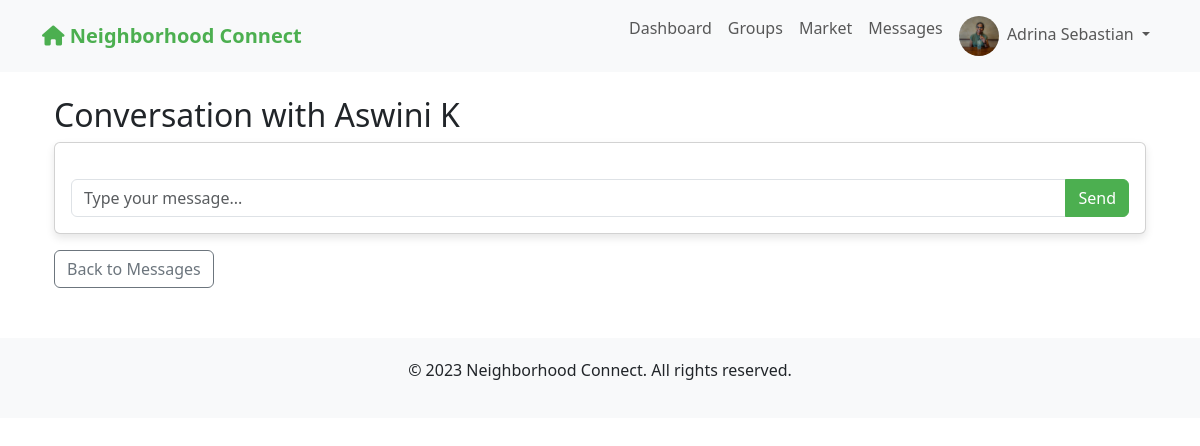
Before: /messages/5 (signed in) with the older database file.
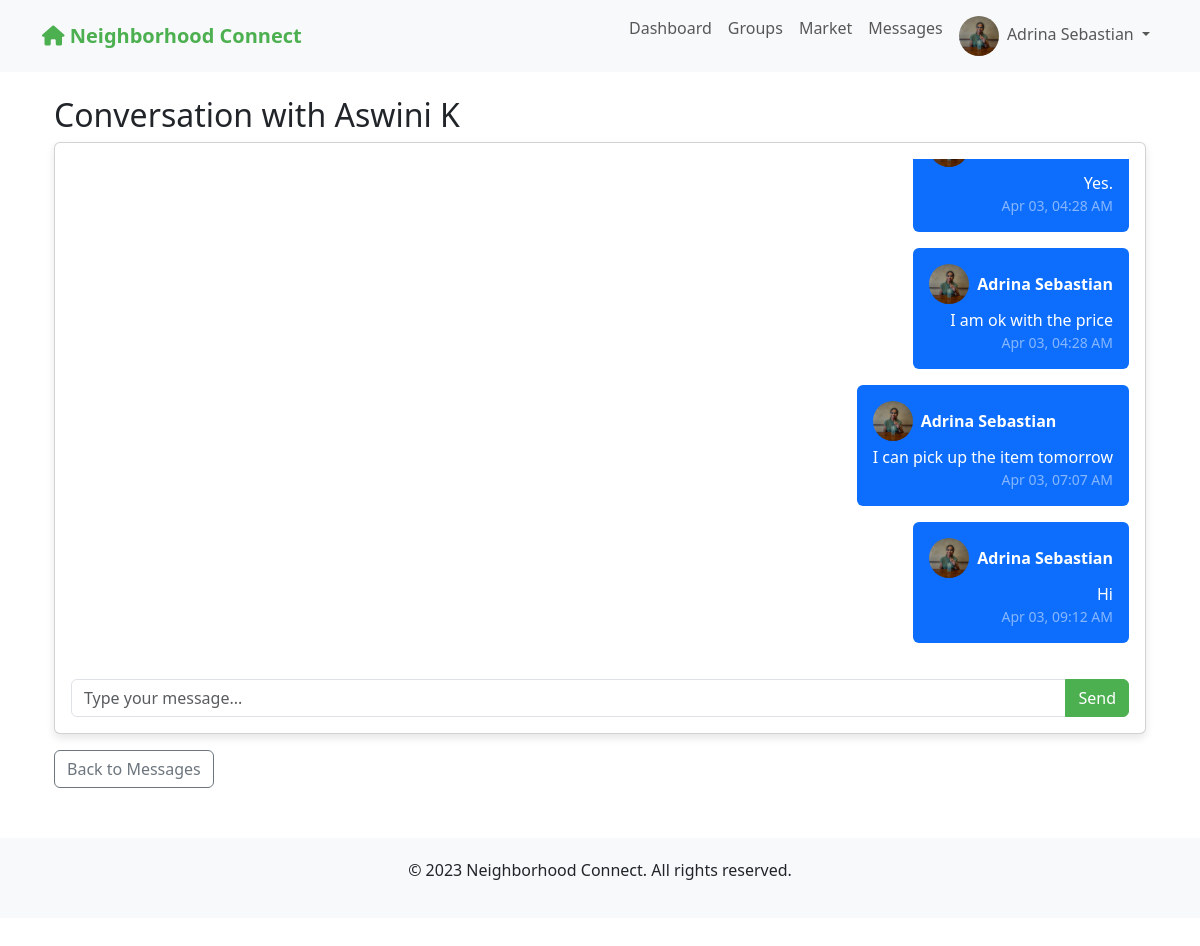
After: the same page with the newer database file.
### app.py (models this page shows)
class Message(db.Model):
    id = db.Column(db.Integer, primary_key=True)
    sender_id = db.Column(db.Integer, db.ForeignKey('user.id'), nullable=False)
    receiver_id = db.Column(db.Integer, db.ForeignKey('user.id'), nullable=False)
    content = db.Column(db.Text, nullable=False)
    timestamp = db.Column(db.DateTime, default=datetime.utcnow)  # This is the critical column
    is_read = db.Column(db.Boolean, default=False)
    item_id = db.Column(db.Integer, db.ForeignKey('market_item.id'), nullable=True)
    sender = db.relationship('User', foreign_keys=[sender_id], backref='sent_messages')
    receiver = db.relationship('User', foreign_keys=[receiver_id], backref='received_messages')
    item = db.relationship('MarketItem', backref='messages')

class User(UserMixin, db.Model):
    id = db.Column(db.Integer, primary_key=True)
    email = db.Column(db.String(100), unique=True, nullable=False)
    password = db.Column(db.String(200), nullable=False)
    name = db.Column(db.String(100), nullable=False)
    address = db.Column(db.String(200), nullable=False)
    neighborhood_id = db.Column(db.Integer, db.ForeignKey('neighborhood.id'), nullable=False)
    profile_pic = db.Column(db.String(200), default='default.jpg')
    created_at = db.Column(db.DateTime, default=datetime.utcnow)
    is_admin = db.Column(db.Boolean, default=False)
    posts = db.relationship('Post', backref='author', lazy=True)
    comments = db.relationship('Comment', backref='author', lazy=True)
    incidents = db.relationship('Incident', backref='reporter', lazy=True)
    group_memberships = db.relationship('GroupMember', backref='user', lazy=True)

### app.py (the view)
@app.route('/messages/<int:user_id>')
@login_required
def view_conversation(user_id):
    try:
        other_user = User.query.get_or_404(user_id)
        if other_user.neighborhood_id != current_user.neighborhood_id:
            flash("You can only message users in your neighborhood.")
            return redirect(url_for('messages'))
        Message.query.filter_by(
            sender_id=user_id,
            receiver_id=current_user.id,
            is_read=False
        ).update({'is_read': True})
        db.session.commit()
        messages = Message.query.filter(
            ((Message.sender_id == current_user.id) & (Message.receiver_id == user_id)) |
            ((Message.sender_id == user_id) & (Message.receiver_id == current_user.id))
        ).order_by(Message.timestamp.asc()).all()
        item_id = request.args.get('item_id', type=int)
        item = MarketItem.query.get(item_id) if item_id else None
        return render_template('conversation.html',
                            other_user=other_user,
                            messages=messages,
                            item=item)
    except Exception as e:
        app.logger.error(f"Error in view_conversation: {str(e)}")
        flash("An error occurred while loading the conversation.")
        return redirect(url_for('messages'))

### app.py (called while the page is built)
@login_manager.user_loader
def load_user(user_id):
    return User.query.get(int(user_id))

@app.before_request
def before_request():
    if current_user.is_authenticated:
        g.unread_count = Message.query.filter_by(
            receiver_id=current_user.id,
            is_read=False
        ).count()

@app.context_processor
def inject_unread_count():
    if current_user.is_authenticated:
        return {'unread_message_count': getattr(g, 'unread_count', 0)}
    return {}

### templates/conversation.html (shortened to what this page needs)
{% extends "base.html" %}
{% block content %}
<div class="container mt-4">
    <h2>Conversation with {{ other_user.name }}</h2>
    <div class="card mb-3">
        <div class="card-body">
            <div class="messages-container" style="max-height: 500px; overflow-y: auto; margin-bottom: 20px;">
                {% for message in messages %}
                <div class="mb-3 {% if message.sender_id == current_user.id %}text-end{% endif %}">
                    <div class="d-flex {% if message.sender_id == current_user.id %}justify-content-end{% endif %}">
                        <div class="{% if message.sender_id == current_user.id %}bg-primary text-white{% else %}bg-light{% endif %} p-3 rounded" style="max-width: 70%;">
                            <div class="d-flex align-items-center mb-1">
                                <img src="{{ url_for('static', filename='uploads/' + message.sender.profile_pic) }}"
                                     class="profile-img me-2">
                                <strong>{{ message.sender.name }}</strong>
                            </div>
                            <p class="mb-0">{{ message.content }}</p>
                            <small class="d-block text-end {% if message.sender_id == current_user.id %}text-white-50{% else %}text-muted{% endif %}">
                                {{ message.timestamp.strftime('%b %d, %I:%M %p') }}
                            </small>
                        </div>
                    </div>
                </div>
                {% endfor %}
            </div>
            <form method="POST" action="{{ url_for('send_message', user_id=other_user.id) }}{% if item %}?item_id={{ item.id }}{% endif %}">
                <div class="input-group">
                    <input type="text" name="message" class="form-control" placeholder="Type your message..." required>
                    <button type="submit" class="btn btn-primary">Send</button>
                </div>
            </form>
        </div>
    </div>
    <a href="{{ url_for('messages') }}" class="btn btn-outline-secondary">Back to Messages</a>
</div>
{% endblock %}

Changed rows visible on the page:
added Message: profile_pic (picture), content "Yes.", timestamp "Apr 03, 04:28 AM"
added Message: profile_pic (picture), sender.name "Adrina Sebastian", content "I am ok with the price", timestamp "Apr 03, 04:28 AM"
added Message: profile_pic (picture), sender.name "Adrina Sebastian", content "I can pick up the item tomorrow", timestamp "Apr 03, 07:07 AM"
added Message: profile_pic (picture), sender.name "Adrina Sebastian", content "Hi", timestamp "Apr 03, 09:12 AM"
